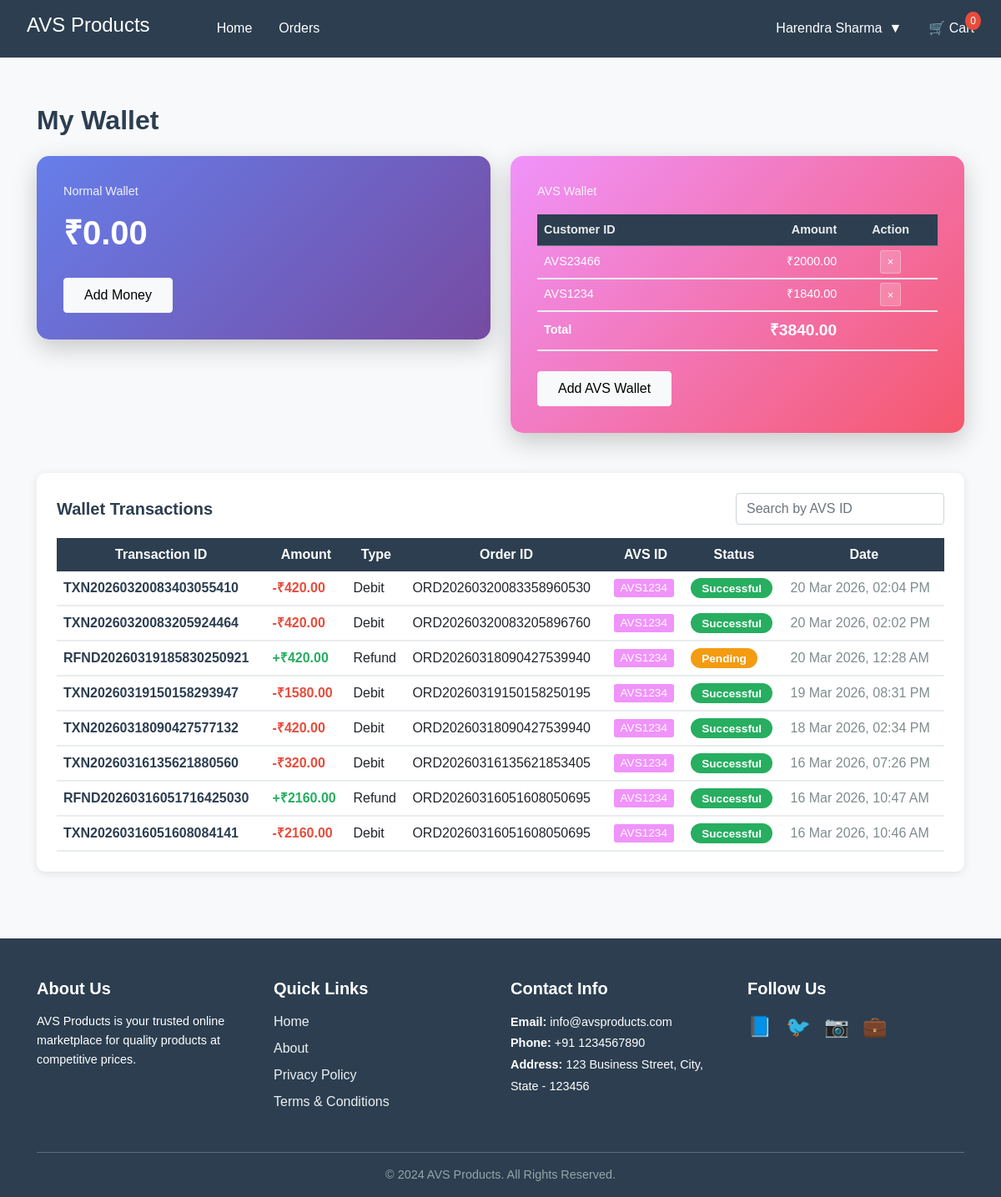
The app's page /wallet/ (signed in), older data.
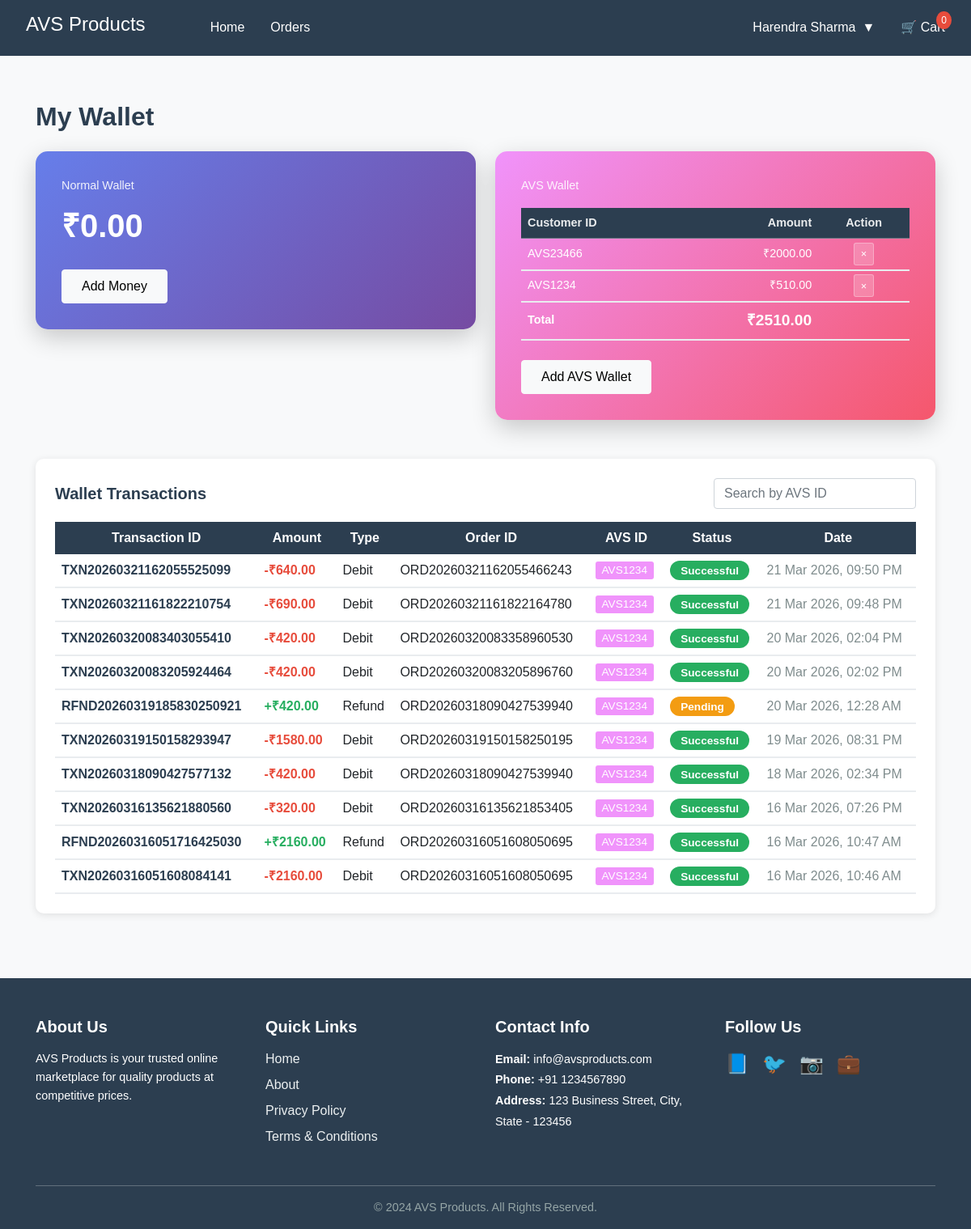
The same page, newer data.
### management/models.py (models this page shows, shortened)
class Wallet(models.Model):
    class Meta:
        db_table = 'business_wallet'
    WALLET_TYPE_CHOICES = [
        ('AVS', 'AVS'),
        ('Other', 'Other'),
    ]
    wallet_id = models.CharField(max_length=50, primary_key=True)
    user_id = models.ForeignKey(Customer, to_field='username', on_delete=models.CASCADE, blank=True, null=True)
    wallet_type = models.CharField(max_length=50, choices=WALLET_TYPE_CHOICES)
    wallet_amount = models.DecimalField(max_digits=10, decimal_places=2, default=0.00)
    customer_name = models.CharField(max_length=255)
    customer_id = models.CharField(max_length=50)
    customer_mobile = models.CharField(max_length=20)
    created_at = models.DateTimeField(auto_now_add=True)
    created_by = models.CharField(max_length=100)
    modified_at = models.DateTimeField(auto_now=True)
    modified_by = models.CharField(max_length=100, blank=True, null=True)

class Payment(models.Model):
    class Meta:
        db_table = 'business_payment'
    STATUS_CHOICES = [
        ('Pending', 'Pending'),
        ('Processing', 'Processing'),
        ('Successful', 'Successful'),
        ('Failed', 'Failed'),
        ('Cancelled', 'Cancelled'),
    ]
    PAYMENT_MODE_CHOICES = [
        ('Cash', 'Cash'),
        ('Card', 'Card'),
        ('UPI', 'UPI'),
        ('Net Banking', 'Net Banking'),
        ('Wallet', 'Wallet'),
    ]
    TRANSACTION_TYPE_CHOICES = [
        ('Credit', 'Credit'),
        ('Debit', 'Debit'),
        ('Refund', 'Refund'),
        ('Cashback', 'Cashback'),
    ]
    id = models.AutoField(primary_key=True)
    transaction_id = models.CharField(max_length=100, unique=True)
    amount = models.DecimalField(max_digits=10, decimal_places=2)
    status = models.CharField(max_length=20, choices=STATUS_CHOICES, default='Pending')
    payment_mode = models.CharField(max_length=50, choices=PAYMENT_MODE_CHOICES)
    transaction_type = models.CharField(max_length=20, choices=TRANSACTION_TYPE_CHOICES)
    reference_order = models.ForeignKey(Order, to_field='order_id', on_delete=models.CASCADE)
    avs_wallet_id = models.CharField(max_length=50, blank=True, null=True)
    refund_for = models.CharField(max_length=100, blank=True, null=True)
    created_at = models.DateTimeField(auto_now_add=True)
    created_by = models.CharField(max_length=100)
    processing_at = models.DateTimeField(blank=True, null=True)
    processing_by = models.CharField(max_length=100, blank=True, null=True)
    modified_at = models.DateTimeField(auto_now=True)
    modified_by = models.CharField(max_length=100, blank=True, null=True)

class Order(models.Model):
    ORDER_STATUS_CHOICES = [
        ('Pending', 'Pending'),
        ('Placed', 'Placed'),
        ('Confirmed', 'Confirmed'),
        ('Processing', 'Processing'),
        ('Shipped', 'Shipped'),
        ('Delivered', 'Delivered'),
        ('Cancelled', 'Cancelled'),
    ]
    PAYMENT_METHOD_CHOICES = [
        ('Wallet', 'Wallet'),
        ('Cash', 'Cash'),
        ('COD', 'COD'),
        ('Card', 'Card'),
        ('UPI', 'UPI'),
        ('Net Banking', 'Net Banking'),
    ]
    PAYMENT_STATUS_CHOICES = [
        ('Pending', 'Pending'),
        ('Successful', 'Successful'),
        ('Failed', 'Failed'),
        ('Cancelled', 'Cancelled'),
    ]
    PLACED_TYPE_CHOICES = [
        ('Online', 'Online'),
        ('Offline', 'Offline'),
    ]
    ORDER_TYPE_CHOICES = [
        ('New', 'New'),
        ('Return', 'Return'),
        ('Exchange', 'Exchange'),
        ('Cancel', 'Cancel'),
    ]
    order_id = models.CharField(max_length=50, primary_key=True)
    customer_name = models.CharField(max_length=255)
    customer_email = models.EmailField()
    customer_phone = models.CharField(max_length=20)
    bill_name = models.CharField(max_length=255)
    bill_phone = models.CharField(max_length=20)
    bill_address1 = models.CharField(max_length=255)
    bill_address2 = models.CharField(max_length=255, blank=True, null=True)
    bill_city = models.CharField(max_length=100)
    bill_state = models.CharField(max_length=100)
    bill_pin = models.CharField(max_length=10)
    bill_country = models.CharField(max_length=100, default='India')
    ship_name = models.CharField(max_length=255)
    ship_phone = models.CharField(max_length=20)
    ship_address1 = models.CharField(max_length=255)
    ship_address2 = models.CharField(max_length=255, blank=True, null=True)
    ship_city = models.CharField(max_length=100)
    ship_state = models.CharField(max_length=100)
    ship_pin = models.CharField(max_length=10)
    ship_country = models.CharField(max_length=100, default='India')
    total_amount = models.DecimalField(max_digits=10, decimal_places=2)
    delivery_charge = models.DecimalField(max_digits=10, decimal_places=2, default=0)
    sold_by = models.CharField(max_length=100)
    order_status = models.CharField(max_length=20, choices=ORDER_STATUS_CHOICES, default='Placed')
    payment_method = models.CharField(max_length=50, choices=PAYMENT_METHOD_CHOICES)
    payment_status = models.CharField(max_length=20, choices=PAYMENT_STATUS_CHOICES, default='Pending')
    placed_type = models.CharField(max_length=20, choices=PLACED_TYPE_CHOICES)
    old_order_id = models.CharField(max_length=50, blank=True, null=True)
    order_type = models.CharField(max_length=20, choices=ORDER_TYPE_CHOICES, default='New')
    transaction_id = models.CharField(max_length=100, blank=True, null=True)
    tracking_number = models.CharField(max_length=100, blank=True, null=True)
    items_details = models.TextField(blank=True, null=True)
    placed_at = models.DateTimeField(auto_now_add=True)
    placed_by = models.CharField(max_length=100, blank=True, null=True)
    confirmed_at = models.DateTimeField(blank=True, null=True)
    confirmed_by = models.CharField(max_length=100, blank=True, null=True)
    confirmed_comments = models.TextField(blank=True, null=True)
    processing_at = models.DateTimeField(blank=True, null=True)
    processing_by = models.CharField(max_length=100, blank=True, null=True)
    processing_comments = models.TextField(blank=True, null=True)
    shipped_at = models.DateTimeField(blank=True, null=True)
    shipped_by = models.CharField(max_length=100, blank=True, null=True)
    shipped_comments = models.TextField(blank=True, null=True)
    delivered_at = models.DateTimeField(blank=True, null=True)
    delivered_by = models.CharField(max_length=100, blank=True, null=True)
    delivered_comments = models.TextField(blank=True, null=True)
    cancelled_at = models.DateTimeField(blank=True, null=True)
    cancelled_by = models.CharField(max_length=100, blank=True, null=True)
    cancelled_comments = models.TextField(blank=True, null=True)
    created_at = models.DateTimeField(auto_now_add=True)
    created_by = models.CharField(max_length=100)
    modified_at = models.DateTimeField(auto_now=True)
    modified_by = models.CharField(max_length=100, blank=True, null=True)
    modified_comments = models.TextField(blank=True, null=True)
    invoice_no = models.IntegerField(unique=True, null=True, blank=True)
    class Meta:
        db_table = 'business_order'

### customer/views.py (the view, shortened to what this page needs)
# urls.py: path('wallet/', views.wallet_view, name='wallet'),
def wallet_view(request):
    if not request.session.get('is_logged_in'):
        return redirect('login')
    from management.models import Wallet, Payment
    from django.http import JsonResponse
    import random
    username = request.session.get('user_id')
    user = Customer.objects.filter(username=username).first()
    normal_wallet = Wallet.objects.filter(user_id=user, wallet_type='Other').first()
    avs_wallets = Wallet.objects.filter(wallet_type='AVS').order_by('-created_at')
    linked_wallets = avs_wallets.filter(user_id=user)
    unlinked_wallets = avs_wallets.filter(user_id__isnull=True)
    transactions = Payment.objects.filter(Q(payment_mode='Wallet', reference_order__created_by=username) | Q(payment_mode='Wallet', refund_for=username)).order_by('-created_at')
    avs_total = sum(wallet.wallet_amount for wallet in linked_wallets)
    return render(request, 'customer/wallet.html', {
        'normal_wallet': normal_wallet,
        'linked_wallets': linked_wallets,
        'unlinked_wallets': unlinked_wallets,
        'transactions': transactions,
        'avs_total': avs_total,
        'user': user
    })

### seller/context_processors.py (called while the page is built, shortened)
def staff_info(request):
    return {}

### templates/customer/wallet.html (shortened to what the changed rows need)
{% extends 'customer/base.html' %}
{% block content %}
<div class="container mt-4">
    <h2 class="mb-4" style="color: #2c3e50; font-weight: bold;">My Wallet</h2>
    <div class="row">
        <div class="col-md-6">
            <div class="wallet-card avs">
                {% if linked_wallets %}
                    <table style="width: 100%; margin-top: 1rem; font-size: 0.9rem;">
                        <thead>
                            <tr style="border-bottom: 1px solid rgba(255,255,255,0.3);">
                                <th style="padding: 0.5rem; text-align: left; color: rgba(255,255,255,0.9);">Customer ID</th>
                                <th style="padding: 0.5rem; text-align: right; color: rgba(255,255,255,0.9);">Amount</th>
                                <th style="padding: 0.5rem; text-align: center; color: rgba(255,255,255,0.9);">Action</th>
                            </tr>
                        </thead>
                        <tbody>
                            {% for wallet in linked_wallets %}
                            <tr>
                                <td style="padding: 0.3rem 0.5rem; color: white;">{{ wallet.customer_id }}</td>
                                <td style="padding: 0.3rem 0.5rem; text-align: right; color: white;">₹{{ wallet.wallet_amount }}</td>
                                <td style="padding: 0.3rem 0.5rem; text-align: center;"><button onclick="removeAVSWallet('{{ wallet.wallet_id }}')" style="background: rgba(255,255,255,0.2); border: 1px solid rgba(255,255,255,0.3); color: white; padding: 0.2rem 0.5rem; border-radius: 3px; font-size: 0.8rem;">×</button></td>
                            </tr>
                            {% endfor %}
                            <tr style="border-top: 1px solid rgba(255,255,255,0.3); font-weight: bold;">
                                <td style="padding: 0.5rem; color: white;">Total</td>
                                <td style="padding: 0.5rem; text-align: right; color: white; font-size: 1.2rem;">₹{{ avs_total }}</td>
                                <td style="padding: 0.5rem;"></td>
                            </tr>
                        </tbody>
                    </table>
                {% else %}
                    <div class="balance-amount">₹0.00</div>
                {% endif %}
            </div>
        </div>
    </div>
    <div class="table-container mt-4">
        {% if transactions %}
        <table id="transactionsTable">
            <thead>
                <tr>
                    <th>Transaction ID</th>
                    <th>Amount</th>
                    <th>Type</th>
                    <th>Order ID</th>
                    <th>AVS ID</th>
                    <th>Status</th>
                    <th>Date</th>
                </tr>
            </thead>
            <tbody>
                {% for txn in transactions %}
                <tr data-avs-id="{% if txn.avs_wallet_id %}{% for wallet in linked_wallets %}{% if wallet.wallet_id == txn.avs_wallet_id %}{{ wallet.customer_id }}{% endif %}{% endfor %}{% endif %}">
                    <td style="font-weight: 600; color: #2c3e50;">{{ txn.transaction_id }}</td>
                    <td style="font-weight: bold; {% if txn.transaction_type == 'Debit' %}color: #e74c3c;{% else %}color: #27ae60;{% endif %}">
                        {% if txn.transaction_type == 'Debit' %}-{% else %}+{% endif %}₹{{ txn.amount }}
                    </td>
                    <td>{{ txn.transaction_type }}</td>
                    <td>{{ txn.reference_order.order_id }}</td>
                    <td>{% if txn.avs_wallet_id %}{% for wallet in linked_wallets %}{% if wallet.wallet_id == txn.avs_wallet_id %}<span style="background: #f093fb; color: white; padding: 0.2rem 0.5rem; border-radius: 3px; font-size: 0.85rem;">{{ wallet.customer_id }}</span>{% endif %}{% endfor %}{% else %}-{% endif %}</td>
                    <td><span class="status-badge status-{{ txn.status|lower }}">{{ txn.status }}</span></td>
                    <td style="color: #7f8c8d;">{{ txn.created_at|date:"d M Y, h:i A" }}</td>
                </tr>
                {% endfor %}
            </tbody>
        </table>
        {% else %}
        <div class="no-transactions">
            <h4>No transactions yet</h4>
            <p>Your wallet transactions will appear here.</p>
        </div>
        {% endif %}
    </div>
</div>
{% endblock %}

Row changes from the older to the newer data that the page shows:
changed Wallet "AVS1234": wallet_amount "1840.00" → "510.00"
added Payment: transaction_id "TXN20260321162055525099", amount "640.00", transaction_type "Debit", reference_order.order_id "ORD20260321162055466243", status "Successful", created_at "21 Mar 2026, 09:50 PM", Wallet (customer_id "AVS1234")
added Payment: transaction_id "TXN20260321161822210754", amount "690.00", transaction_type "Debit", reference_order.order_id "ORD20260321161822164780", status "Successful", created_at "21 Mar 2026, 09:48 PM", Wallet (customer_id "AVS1234")
Text that changed along with them:
{{ avs_total }}: "3840.00" → "2510.00"
